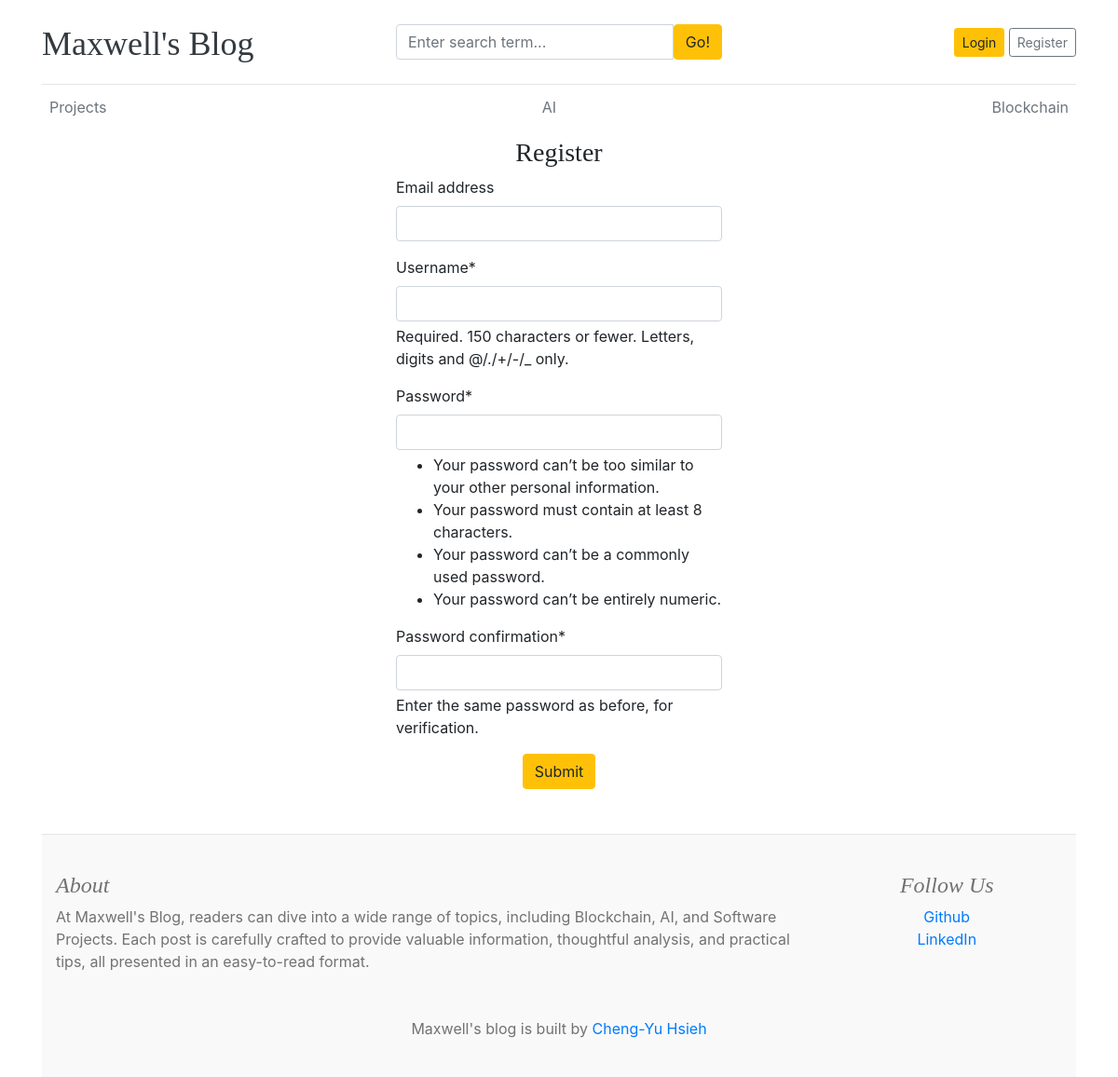
Screenshot of /register/ with the database file from the repository.
### blogs/models.py (models this page shows, shortened)
class Category(models.Model):
    category_name = models.CharField(max_length=50, unique=True)
    created_at = models.DateTimeField(auto_now_add=True)
    updated_at = models.DateTimeField(auto_now=True)
    class Meta:
        verbose_name_plural = 'categories'

### marketing/models.py (models this page shows, shortened)
class About(models.Model):
    about_heading = models.CharField(max_length=25)
    about_description = models.TextField(max_length=300)
    created_at = models.DateTimeField(auto_now_add=True)
    updated_at = models.DateTimeField(auto_now=True)
    class Meta:
        verbose_name_plural = "About"

class SocialLink(models.Model):
    platform = models.CharField(max_length=25)
    link = models.URLField(max_length=100)
    created_at = models.DateTimeField(auto_now_add=True)
    updated_at = models.DateTimeField(auto_now=True)

### blog_main/views.py (the view)
# urls.py: path('register/', views.register, name="register"),
def register(request):
    if request.method == "POST":
        form = RegistrationForm(request.POST)
        if form.is_valid():
            form.save()
            return redirect('login')
    else:
        form = RegistrationForm()
    context = {
        'form': form
    }
    return render(request, 'register.html', context)

### blog_main/forms.py
class RegistrationForm(UserCreationForm):
    class Meta:
        model = User
        fields = ('email', 'username', 'password1', 'password2')

### blogs/context_processors.py (called while the page is built)
def get_categories(request):
    categories = Category.objects.all().order_by('-updated_at')
    return dict(categories=categories)

def get_social_links(request):
    social_links = SocialLink.objects.all()
    return dict(social_links=social_links)

def get_about(request):
    try:
        about = About.objects.get(pk=1)
        return dict(about=about)
    except:
        return dict(about=None)

### templates/register.html (shortened to what this page needs)
{% extends 'base.html' %}
{% block content %}
{% load crispy_forms_tags %}
<h3 class="text-center">Register</h3>
<form action="{% url 'register' %}" method="POST" style="width: 350px; margin: auto;" class="pb-5">
    {{ form | crispy }}
    <div class="text-center">
        <button type="submit" class="btn btn-warning">Submit</button>
    </div>
</form>
{% endblock %}

### templates/base.html (shortened to what this page needs)
{% load static %}
<!DOCTYPE html>
<html lang="en">
<head>
    <link href="https://getbootstrap.com/docs/4.0/dist/css/bootstrap.min.css" rel="stylesheet">
    <link href="{% static 'css/blog.css' %}" rel="stylesheet">
    <link rel="stylesheet" href="https://cdnjs.cloudflare.com/ajax/libs/font-awesome/4.7.0/css/font-awesome.min.css">
  </head>
<body>
    <div class="container">
      <header class="blog-header py-3">
        <div class="row flex-nowrap justify-content-between align-items-center">
          <div class="col-4 pt-1">
            <a class="blog-header-logo text-dark" href="/">Maxwell's Blog</a>
          </div>
          <div class="col-4">
            <form action="{% url 'search' %}" method="GET">
              <div class="input-group">
                <input class="form-control" type="text" name="keyword" value="{{ keyword }}" placeholder="Enter search term..." aria-label="Enter search term..." aria-describedby="button-search" />
                <button type="submit" class="btn btn-warning" id="button-search" type="button">Go!</button>
              </div>
            </form>
          </div>
          <div class="col-4 d-flex justify-content-end align-items-center">
            {% if not user.is_authenticated %}
            <a class="btn btn-sm btn-warning" href="{% url 'login' %}">Login</a> &nbsp;
            <a class="btn btn-sm btn-outline-secondary" href="{% url 'register' %}">Register</a>
            {% else %}
            <span> Welcome, {{ user.username }} </span>
            &emsp;
            <span><a class="btn btn-sm btn-warning" href="{% url 'dashboard' %}">Dashboard</a></span>
            &emsp;
            <span><a class="btn btn-sm btn-danger" href="{% url 'logout' %}">Logout</a></span>
            {% endif %}
          </div>
        </div>
      </header>
      <div class="nav-scroller py-1 mb-2">
        <nav class="nav d-flex justify-content-between">
          {% for cat in categories %}
          <a class="p-2 text-muted" href="{% url 'posts_by_category' cat.pk %}">{{ cat.category_name }}</a>
          {% endfor %}
        </nav>
      </div>
{% block content %}
{% endblock %}
<footer class="blog-footer">
  <div class="container">
    <div class="row pb-5">
        <div class="col-md-9 text-left">
            {% include 'about_us.html' %}
        </div>
        <div class="col-md-3">
            {% include 'follow_us.html' %}
        </div>
    </div>
    <div class="row justify-content-center">
      <div class="text-center">
        <p>Maxwell's blog is built by <a href="https://www.linkedin.com/in/maxwell1996/">Cheng-Yu Hsieh</a></p>
      </div>
    </div>
</div>
</footer>
</body>
</html>

### templates/about_us.html
<h4 class="font-italic">{{ about.about_heading }}</h4>
<p class="mb-0">{{ about.about_description }}</p>

### templates/follow_us.html
{% if social_links %}
<h4 class="font-italic">Follow Us</h4>
<ol class="list-unstyled">
  {% for link in social_links %}
  <li><a href="{{ link.link }}" target="_blank">{{ link.platform }}</a></li>
  {% endfor %}
</ol>
{% endif %}

### blog_main/static/css/blog.css (style rules this page uses)
.blog-header { border-bottom: 1px solid #e5e5e5; }
.blog-header-logo { font-family: "Playfair Display", Georgia, "Times New Roman", serif; font-size: 2.25rem; }
h1, h2, h3, h4, h5, h6 { font-family: "Playfair Display", Georgia, "Times New Roman", serif; }
.blog-footer { padding: 2.5rem 0; color: #727272; text-align: center; background-color: #f9f9f9; border-top: .05rem solid #e5e5e5; }
.blog-footer p:last-child { margin-bottom: 0; }

### rows the page displays
Category: category_name "Projects"
Category: category_name "AI"
Category: category_name "Blockchain"
About: about_heading "About", about_description "At Maxwell's Blog, readers can dive into a wide range of topics, including Blockchain, AI, and Software Projects. Each post is carefully crafted to provide valuable information, thoughtful analysis, and practical tips, all presented in an easy-to-read format."
SocialLink: platform "Github"
SocialLink: platform "LinkedIn"
